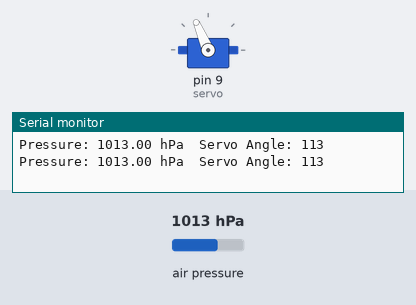
This sketch was run on a simulated Arduino Uno, built with avr-gcc and run on an emulated ATmega328P. Parts: servo, the last lines printed to the serial monitor. Inputs (shaded band) come from the test bench; at power-on: air pressure 1013 hPa.

Above: at 1.8 s.
1.9 s: air pressure set to 952 hPa
At 3.1 s:
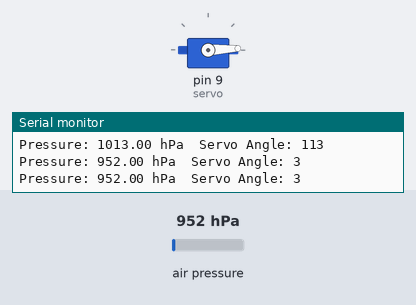
3.5 s: air pressure set to 975 hPa
At 4.7 s:
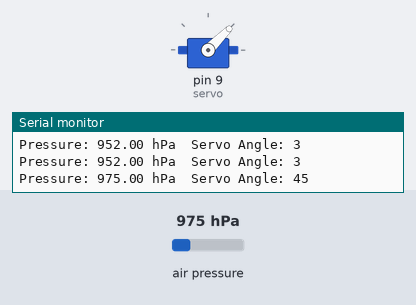
5.5 s: air pressure set to 1000 hPa
At 6.3 s:
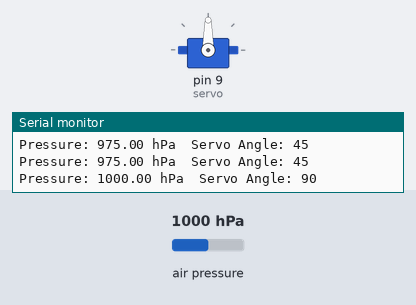
7.5 s: air pressure set to 1025 hPa
At 9.1 s:
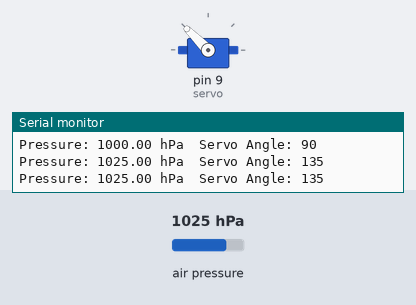
9.5 s: air pressure set to 1048 hPa
At 10.7 s:
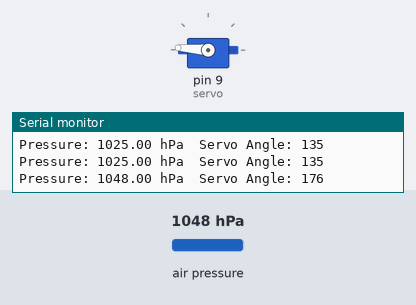
Timing chart, 0 to 12.5 s (numbered marks = the images above; inputs shaded):
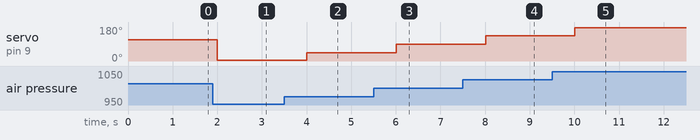

Measured:
- after the input at 1.9 s, servo on pin 9 (servo): 113° → 3° after 0.10 s
- after the input at 3.5 s, servo on pin 9 (servo): 3° → 45° after 0.50 s
- after the input at 5.5 s, servo on pin 9 (servo): 45° → 90° after 0.51 s
- after the input at 7.5 s, servo on pin 9 (servo): 90° → 135° after 0.51 s
- after the input at 9.5 s, servo on pin 9 (servo): 135° → 176° after 0.51 s

The sketch:

Servo_BMP085.ino
```cpp
#include <Wire.h>
#include <Adafruit_Sensor.h>
#include <Adafruit_BMP085.h>
#include <Servo.h>

Adafruit_BMP085 bmp;
Servo servo;

void setup() {
  Serial.begin(9600);

  if (!bmp.begin()) {
    Serial.println("Could not find a valid BMP085 sensor, check wiring!");
    while (1);
  }

  servo.attach(9);  // Connect the servo to pin 9
}

void loop() {
  float pressure = bmp.readPressure() / 100.0;  // Convert pressure to hPa

  // Map the pressure value to servo angle range (0 to 180 degrees)
  int servoAngle = map(pressure, 950, 1050, 0, 180);
  servo.write(servoAngle);

  Serial.print("Pressure: ");
  Serial.print(pressure);
  Serial.print(" hPa  ");
  Serial.print("Servo Angle: ");
  Serial.println(servoAngle);

  delay(1000);  // Update every 1 second
}
```
